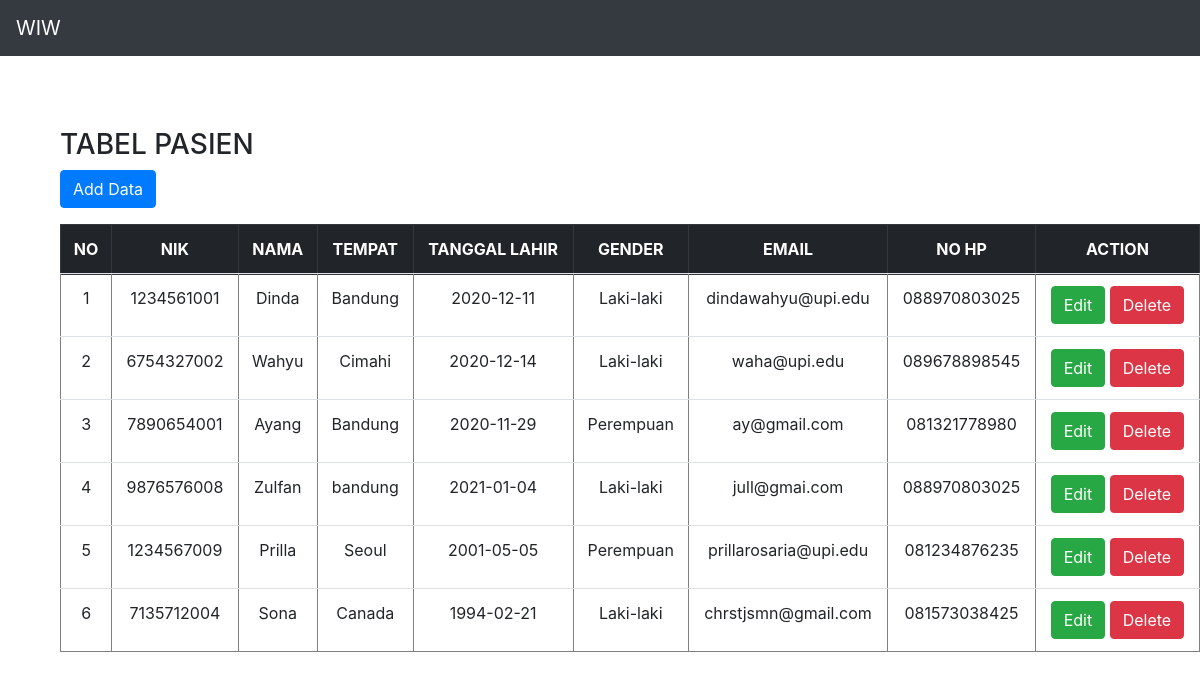
Page /MVP-01/index.php on the committed database.
### tables this page shows
CREATE TABLE `pasien` (
  `id` int(11) NOT NULL,
  `nik` varchar(100) NOT NULL,
  `nama` varchar(100) NOT NULL,
  `tempat` varchar(100) NOT NULL,
  `tl` varchar(100) NOT NULL,
  `gender` varchar(10) NOT NULL,
  `email` varchar(100) NOT NULL,
  `telp` varchar(100) NOT NULL
);

### MVP-01/presenter/ProsesPasien.php (called while the page is built, shortened)
<?php
class ProsesPasien implements KontrakPasienPresenter
{
	private $tabelpasien;
	private $data = [];
	function __construct()
	{
		try {
			$db_host = "localhost";
			$db_user = "root";
			$db_password = "";
			$db_name = "mvp_01";
			$this->tabelpasien = new TabelPasien($db_host, $db_user, $db_password, $db_name);
			$this->data = array();
		} catch (Exception $e) {
			echo "wiw error" . $e->getMessage();
		}
	}
	function prosesDataPasien()
	{
		try {
			$this->tabelpasien->open();
			$this->tabelpasien->getPasien();
			while ($row = $this->tabelpasien->getResult()) {
				$this->data[] = $row;
			}
		} catch (Exception $e) {
			echo "wiw error part 2" . $e->getMessage();
		}
	}
	function getId($i)
	{
		return $this->data[$i]['id'];
	}
	function getNik($i)
	{
		return $this->data[$i]['nik'];
	}
	function getNama($i)
	{
		return $this->data[$i]['nama'];
	}
	function getTempat($i)
	{
		return $this->data[$i]['tempat'];
	}
	function getTl($i)
	{
		return $this->data[$i]['tl'];
	}
	function getGender($i)
	{
		return $this->data[$i]['gender'];
	}
	function getEmail($i)
	{
		return $this->data[$i]['email'];
	}
	function getTelp($i)
	{
		return $this->data[$i]['telp'];
	}
	function getSize()
	{
		return sizeof($this->data);
	}
}

### MVP-01/model/DB.class.php (called while the page is built, shortened)
<?php
class DB
{
	var $db_host = '';
	var $db_user = '';
	var $db_password = '';
	var $db_name = '';
	var $db_link = '';
	function __construct($db_host = '', $db_user = '', $db_password = '', $db_name = '')
	{
		$this->db_host = $db_host;
		$this->db_user = $db_user;
		$this->db_password = $db_password;
		$this->db_name = $db_name;
	}
	function open()
	{
		$this->db_link = mysqli_connect($this->db_host, $this->db_user, $this->db_password, $this->db_name);
	}
	function execute($query = "")
	{
		$this->result = mysqli_query($this->db_link, $query);
		return $this->result;
	}
}

### MVP-01/model/TabelPasien.class.php (called while the page is built, shortened)
<?php
class TabelPasien extends DB
{
	function getPasien()
	{
		$query = "SELECT * FROM pasien";
		return $this->execute($query);
	}
}

### MVP-01/view/TampilPasien.php (the view, shortened to what this page needs)
<?php
include_once("presenter/ProsesPasien.php");
class TampilPasien implements KontrakPasienView
{
	private $prosespasien;
	function __construct()
	{
		$this->prosespasien = new ProsesPasien();
	}
	function tampil()
	{
		$this->prosespasien->prosesDataPasien();
		$data = null;
		for ($i = 0; $i < $this->prosespasien->getSize(); $i++) {
			$no = $i + 1;
			$data .= "<tr>
			<td>" . $no . "</td>
			<td>" . $this->prosespasien->getNik($i) . "</td>
			<td>" . $this->prosespasien->getNama($i) . "</td>
			<td>" . $this->prosespasien->getTempat($i) . "</td>
			<td>" . $this->prosespasien->getTl($i) . "</td>
			<td>" . $this->prosespasien->getGender($i) . "</td>
			<td>" . $this->prosespasien->getEmail($i) . "</td>
			<td>" . $this->prosespasien->getTelp($i) .
				"</td>
			<td>
				<a href='index.php?action=add&id=" . $this->prosespasien->getId($i) . "'><button type='button' class='btn btn-success'>Edit</button></a>
            	<a href='index.php?action=delete&id=" . $this->prosespasien->getId($i) . "'><button type='button' class='btn btn-danger' >Delete</button></a>
          	</td>";
		}
	}
}

### MVP-01/index.php (shortened to what this page needs)
<?php
include("model/Template.class.php");
include("model/DB.class.php");
include("model/TabelPasien.class.php");
include("view/TampilPasien.php");
$tp = new TampilPasien();
if (isset($_GET['action'])) {
    if ($_GET['action'] == "delete") {
        $tp->deleteData($_GET['id']);
    } elseif ($_GET['action'] == "add") {
        $tp->form($_GET['id']);
    }
} else {
    $data = $tp->tampil();
}

### MVP-01/model/Template.class.php (shortened to what this page needs)
<?php
class Template{
	var $content = '';
	function __construct($filename = ''){
		$this->content = implode('', @file($filename));
	}
	function clear(){
		$this->content = preg_replace("/DATA_[A-Z|_|0-9]+/", "", $this->content);
	}
	function write(){
		print $this->content;
	}
	function replace($old = '', $new = ''){
		if(is_int($new)){
			$value = sprintf("%d", $new);
		}elseif(is_float($new)){
			$value = sprintf("%f", $new);
		}elseif(is_array($new)){
			$value = '';
			foreach( $new as $item){
				$value .= $item. '';
			}
		}else{
			$value = $new;
		}
		$this->content = preg_replace("/$old/",  $value, $this->content);
	}
}

### rows in the picture
pasien: no "1", nik "1234561001", nama "Dinda", tempat "Bandung", tl "2020-12-11", gender "Laki-laki", email "dindawahyu@upi.edu", telp "088970803025"
pasien: no "2", nik "6754327002", nama "Wahyu", tempat "Cimahi", tl "2020-12-14", gender "Laki-laki", email "waha@upi.edu", telp "089678898545"
pasien: no "3", nik "7890654001", nama "Ayang", tempat "Bandung", tl "2020-11-29", gender "Perempuan", email "ay@gmail.com", telp "081321778980"
pasien: no "4", nik "9876576008", nama "Zulfan", tempat "bandung", tl "2021-01-04", gender "Laki-laki", email "jull@gmai.com", telp "088970803025"
pasien: no "5", nik "1234567009", nama "Prilla", tempat "Seoul", tl "2001-05-05", gender "Perempuan", email "prillarosaria@upi.edu", telp "081234876235"
pasien: no "6", nik "7135712004", nama "Sona", tempat "Canada", tl "1994-02-21", gender "Laki-laki", email "chrstjsmn@gmail.com", telp "081573038425"

### other values in the picture
$this->content "WIW TABEL PASIEN Add Data NO NIK NAMA TEMPAT TANGGAL LAHIR GENDER EMAIL NO HP ACTION"
